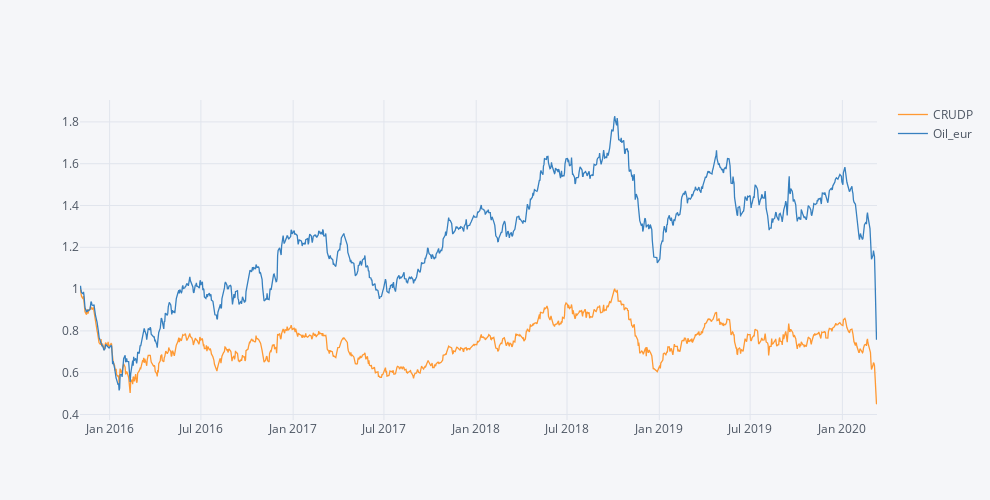

The cell this chart's notebook holds for it:
### Code cell
Fundos.iplot(dimensions=dimensions)

### Figure 1 — Plotly figure (JSON) as saved in the notebook; plotly's stock layout.template omitted (floating-point values rounded to 4 significant figures; data arrays with more than 128 entries replaced by an {"elided": "..."} marker saying what was removed)
{"data": [{"line": {"color": "rgba(255, 153, 51, 1.0)", "dash": "solid", "shape": "linear", "width": 1.3}, "mode": "lines", "name": "CRUDP", "text": "", "type": "scatter", "x": {"elided": "1110 str values"}, "y": {"elided": "1110 float values"}}, {"line": {"color": "rgba(55, 128, 191, 1.0)", "dash": "solid", "shape": "linear", "width": 1.3}, "mode": "lines", "name": "Oil_eur", "text": "", "type": "scatter", "x": {"elided": "1110 str values"}, "y": {"elided": "1110 float values"}}], "layout": {"height": 500, "legend": {"bgcolor": "#F5F6F9", "font": {"color": "#4D5663"}}, "paper_bgcolor": "#F5F6F9", "plot_bgcolor": "#F5F6F9", "title": {"font": {"color": "#4D5663"}}, "width": 990, "xaxis": {"autorange": true, "gridcolor": "#E1E5ED", "range": ["2015-11-03", "2020-03-10"], "showgrid": true, "tickfont": {"color": "#4D5663"}, "title": {"font": {"color": "#4D5663"}, "text": ""}, "type": "date", "zerolinecolor": "#E1E5ED"}, "yaxis": {"autorange": true, "gridcolor": "#E1E5ED", "range": [0.3735, 1.905], "showgrid": true, "tickfont": {"color": "#4D5663"}, "title": {"font": {"color": "#4D5663"}, "text": ""}, "type": "linear", "zerolinecolor": "#E1E5ED"}}}
